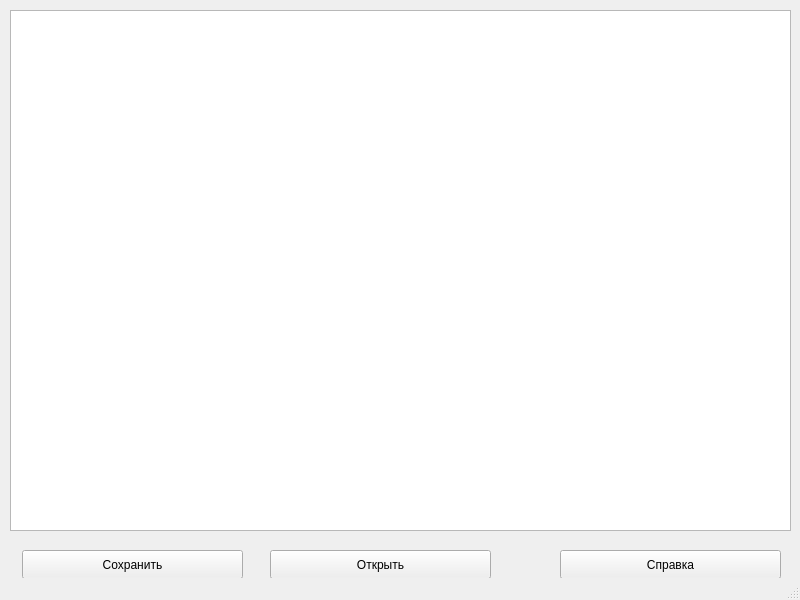
<?xml version="1.0" encoding="UTF-8"?>
<ui version="4.0">
 <class>MainWindow</class>
 <widget class="QMainWindow" name="MainWindow">
  <property name="geometry">
   <rect>
    <x>0</x>
    <y>0</y>
    <width>800</width>
    <height>600</height>
   </rect>
  </property>
  <property name="windowTitle">
   <string>MainWindow</string>
  </property>
  <widget class="QWidget" name="centralwidget">
   <widget class="QPlainTextEdit" name="plainTextEdit">
    <property name="geometry">
     <rect>
      <x>10</x>
      <y>10</y>
      <width>781</width>
      <height>521</height>
     </rect>
    </property>
   </widget>
   <widget class="QWidget" name="widget" native="true">
    <property name="geometry">
     <rect>
      <x>10</x>
      <y>540</y>
      <width>781</width>
      <height>51</height>
     </rect>
    </property>
    <widget class="QPushButton" name="pushButtonSave">
     <property name="geometry">
      <rect>
       <x>12</x>
       <y>10</y>
       <width>221</width>
       <height>29</height>
      </rect>
     </property>
     <property name="text">
      <string>Сохранить</string>
     </property>
    </widget>
    <widget class="QPushButton" name="pushButtonOpen">
     <property name="geometry">
      <rect>
       <x>260</x>
       <y>10</y>
       <width>221</width>
       <height>29</height>
      </rect>
     </property>
     <property name="text">
      <string>Открыть</string>
     </property>
    </widget>
    <widget class="QPushButton" name="pushButtonHelp">
     <property name="geometry">
      <rect>
       <x>550</x>
       <y>10</y>
       <width>221</width>
       <height>29</height>
      </rect>
     </property>
     <property name="text">
      <string>Справка</string>
     </property>
    </widget>
   </widget>
  </widget>
  <widget class="QStatusBar" name="statusbar"/>
 </widget>
 <resources/>
 <connections/>
</ui>
